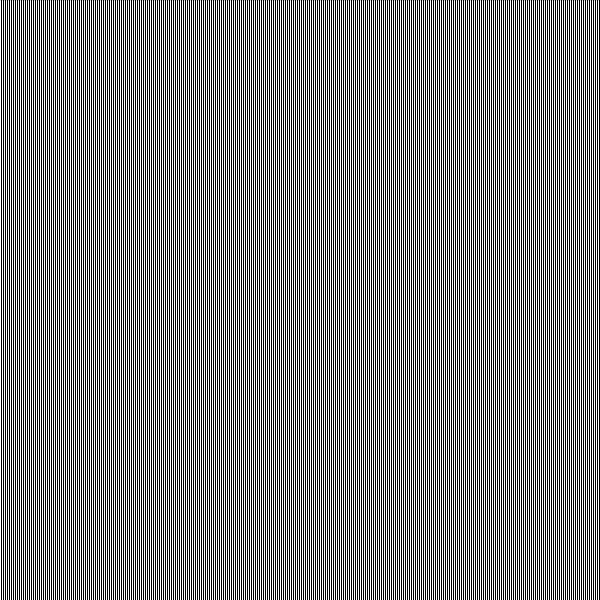
Frame 1 (no input)
Frame 60 (the mouse pressed at the canvas centre just before this capture): identical to frame 1, image omitted
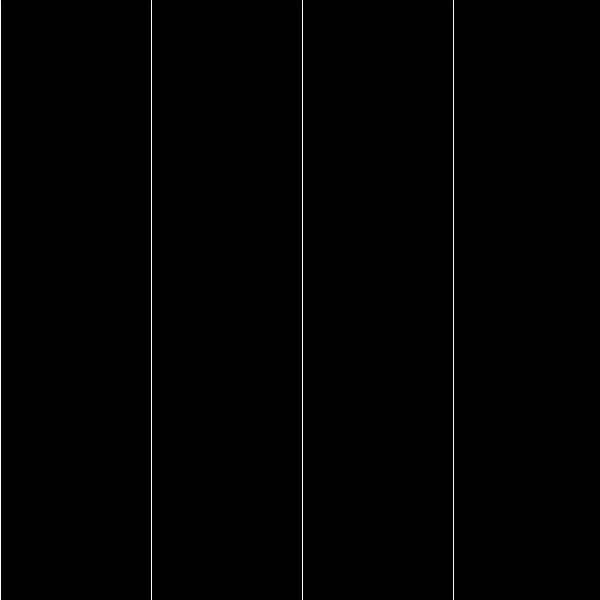
Frame 120 (the mouse held since frame 60 and released just before this capture)

The Processing sketch that drew these frames (run headless with seeded random() and noise(); from frame 60 on, the mouse is pressed at the canvas centre):

// Processing sketch: PCC_week03_B
// ── PCC_week03_B.pde
int stepSize = 0;
int maxStep = 0;

void setup (){

   size (600, 600);
}
void draw (){

   background(0);
   stepSize = (int)map(mouseX, 0, width, 2, 300);
   int currentStep = 0;
   
   stroke(255);
   noFill();
   
   while( currentStep < width)
   {
     line( currentStep, 0 , currentStep, height);
     currentStep = currentStep + stepSize;
   }
   
}
